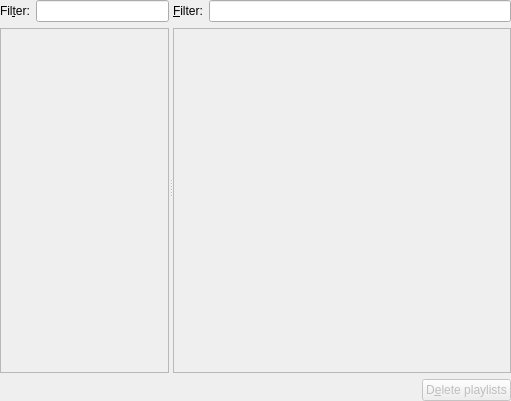
<ui version="4.0" >
 <class>PlaylistsPanel</class>
 <widget class="QWidget" name="PlaylistsPanel" >
  <property name="geometry" >
   <rect>
    <x>0</x>
    <y>0</y>
    <width>511</width>
    <height>401</height>
   </rect>
  </property>
  <property name="windowTitle" >
   <string/>
  </property>
  <layout class="QVBoxLayout" >
   <property name="spacing" >
    <number>6</number>
   </property>
   <property name="leftMargin" >
    <number>0</number>
   </property>
   <property name="topMargin" >
    <number>0</number>
   </property>
   <property name="rightMargin" >
    <number>0</number>
   </property>
   <property name="bottomMargin" >
    <number>0</number>
   </property>
   <item>
    <widget class="QSplitter" name="playlistsSplit" >
     <property name="sizePolicy" >
      <sizepolicy vsizetype="Expanding" hsizetype="Expanding" >
       <horstretch>0</horstretch>
       <verstretch>0</verstretch>
      </sizepolicy>
     </property>
     <property name="orientation" >
      <enum>Qt::Horizontal</enum>
     </property>
     <widget class="QWidget" name="verticalLayout" >
      <property name="sizePolicy" >
       <sizepolicy vsizetype="Preferred" hsizetype="Preferred" >
        <horstretch>1</horstretch>
        <verstretch>0</verstretch>
       </sizepolicy>
      </property>
      <layout class="QVBoxLayout" >
       <property name="spacing" >
        <number>6</number>
       </property>
       <property name="leftMargin" >
        <number>0</number>
       </property>
       <property name="topMargin" >
        <number>0</number>
       </property>
       <property name="rightMargin" >
        <number>0</number>
       </property>
       <property name="bottomMargin" >
        <number>0</number>
       </property>
       <item>
        <layout class="QHBoxLayout" >
         <property name="spacing" >
          <number>6</number>
         </property>
         <property name="leftMargin" >
          <number>0</number>
         </property>
         <property name="topMargin" >
          <number>0</number>
         </property>
         <property name="rightMargin" >
          <number>0</number>
         </property>
         <property name="bottomMargin" >
          <number>0</number>
         </property>
         <item>
          <widget class="QLabel" name="label_2" >
           <property name="text" >
            <string comment="Filter the list of saved playlists" >Fil&amp;ter:</string>
           </property>
           <property name="buddy" >
            <cstring>playlistFilter</cstring>
           </property>
          </widget>
         </item>
         <item>
          <widget class="LineEdit" name="playlistFilter" />
         </item>
        </layout>
       </item>
       <item>
        <widget class="PlaylistsView" name="playlistsView" >
         <property name="enabled" >
          <bool>false</bool>
         </property>
         <property name="dragDropMode" >
          <enum>QAbstractItemView::DragOnly</enum>
         </property>
         <property name="selectionMode" >
          <enum>QAbstractItemView::ExtendedSelection</enum>
         </property>
         <property name="rootIsDecorated" >
          <bool>false</bool>
         </property>
         <property name="uniformRowHeights" >
          <bool>true</bool>
         </property>
         <property name="itemsExpandable" >
          <bool>false</bool>
         </property>
         <property name="sortingEnabled" >
          <bool>true</bool>
         </property>
         <property name="allColumnsShowFocus" >
          <bool>true</bool>
         </property>
        </widget>
       </item>
      </layout>
     </widget>
     <widget class="QWidget" name="verticalLayout_2" >
      <property name="sizePolicy" >
       <sizepolicy vsizetype="Preferred" hsizetype="Preferred" >
        <horstretch>2</horstretch>
        <verstretch>0</verstretch>
       </sizepolicy>
      </property>
      <layout class="QVBoxLayout" >
       <property name="spacing" >
        <number>6</number>
       </property>
       <property name="leftMargin" >
        <number>0</number>
       </property>
       <property name="topMargin" >
        <number>0</number>
       </property>
       <property name="rightMargin" >
        <number>0</number>
       </property>
       <property name="bottomMargin" >
        <number>0</number>
       </property>
       <item>
        <layout class="QHBoxLayout" >
         <property name="spacing" >
          <number>6</number>
         </property>
         <property name="leftMargin" >
          <number>0</number>
         </property>
         <property name="topMargin" >
          <number>0</number>
         </property>
         <property name="rightMargin" >
          <number>0</number>
         </property>
         <property name="bottomMargin" >
          <number>0</number>
         </property>
         <item>
          <widget class="QLabel" name="label_5" >
           <property name="text" >
            <string comment="Filter the contents of saved playlists" >&amp;Filter:</string>
           </property>
           <property name="buddy" >
            <cstring>playlistContentFilter</cstring>
           </property>
          </widget>
         </item>
         <item>
          <widget class="LineEdit" name="playlistContentFilter" />
         </item>
        </layout>
       </item>
       <item>
        <widget class="PlaylistsContentView" name="playlistsContentView" >
         <property name="enabled" >
          <bool>false</bool>
         </property>
         <property name="dragDropMode" >
          <enum>QAbstractItemView::DragOnly</enum>
         </property>
         <property name="selectionMode" >
          <enum>QAbstractItemView::ExtendedSelection</enum>
         </property>
         <property name="rootIsDecorated" >
          <bool>false</bool>
         </property>
         <property name="uniformRowHeights" >
          <bool>true</bool>
         </property>
         <property name="itemsExpandable" >
          <bool>false</bool>
         </property>
         <property name="allColumnsShowFocus" >
          <bool>true</bool>
         </property>
        </widget>
       </item>
      </layout>
     </widget>
    </widget>
   </item>
   <item>
    <layout class="QHBoxLayout" >
     <property name="spacing" >
      <number>6</number>
     </property>
     <property name="leftMargin" >
      <number>0</number>
     </property>
     <property name="topMargin" >
      <number>0</number>
     </property>
     <property name="rightMargin" >
      <number>0</number>
     </property>
     <property name="bottomMargin" >
      <number>0</number>
     </property>
     <item>
      <spacer>
       <property name="orientation" >
        <enum>Qt::Horizontal</enum>
       </property>
       <property name="sizeHint" >
        <size>
         <width>40</width>
         <height>20</height>
        </size>
       </property>
      </spacer>
     </item>
     <item>
      <widget class="QPushButton" name="deleteButton" >
       <property name="enabled" >
        <bool>false</bool>
       </property>
       <property name="toolTip" >
        <string>Delete selected playlists</string>
       </property>
       <property name="text" >
        <string>D&amp;elete playlists</string>
       </property>
      </widget>
     </item>
    </layout>
   </item>
  </layout>
 </widget>
 <customwidgets>
  <customwidget>
   <class>PlaylistsView</class>
   <extends>QTreeView</extends>
   <header>playlistsview.h</header>
  </customwidget>
  <customwidget>
   <class>PlaylistsContentView</class>
   <extends>QTreeView</extends>
   <header>plconview.h</header>
  </customwidget>
  <customwidget>
   <class>LineEdit</class>
   <extends>QLineEdit</extends>
   <header>lineedit.h</header>
  </customwidget>
 </customwidgets>
 <resources/>
 <connections/>
</ui>
